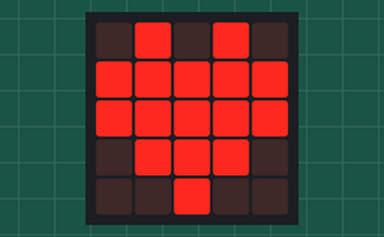
The program below on a simulated BBC micro:bit running MicroPython. On the bench: the board's 5×5 LED display.

Above: at 0.1 s.
At 3.1 s:
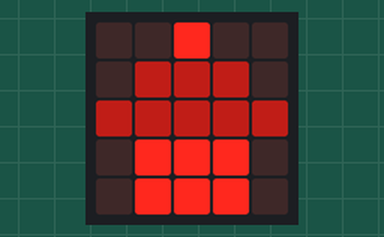
At 6.1 s:
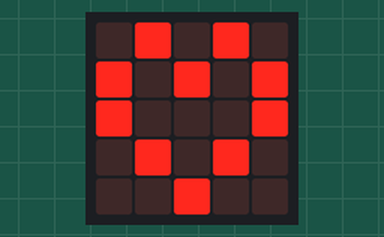

Measured:
- by itself, everything shown: repeats every 9.0 s, in 3 steps
- what the display in image 1 shows lasts 3.0 s, from 3.0 s to 6.0 s

The program:

images.py
```python
# Imports go at the top
from microbit import *


# Code in a 'while True:' loop repeats forever
while True:
    display.show(Image('09090:'
                       '99999:'
                       '99999:'
                       '09990:'
                       '00900'))
    sleep(3000)
    display.show(Image('00900:'
                       '03330:'
                       '33333:'
                       '09990:'
                       '09990'))
    sleep(3000)
    display.show(Image('09090:'
                       '90909:'
                       '90009:'
                       '09090:'
                       '00900'))
    sleep(3000)


    
```
